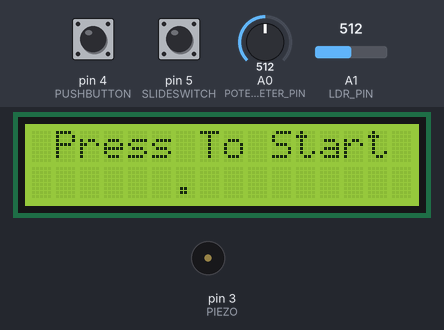
The sketch below on a simulated Arduino Uno, built with avr-gcc and run on an emulated ATmega328P. Parts: 16×2 character LCD, buzzer (waves = sounding). Inputs (shaded band) come from the test bench; at power-on: pin 4 (PUSHBUTTON) LOW, pin 5 (SLIDESWITCH) HIGH, A0 (POTENTIOMETER_PIN) = 512, A1 (LDR_PIN) = 512.

Above: at 2.2 s.
2.3 s: pin 4 (PUSHBUTTON) pulled HIGH for 1.2 s
At 4.14 s:
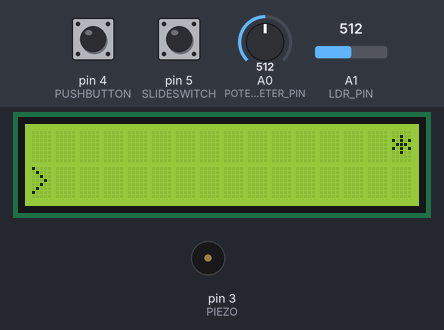
5.9 s: pin 5 (SLIDESWITCH) pulled LOW for 1.2 s
At 6.06 s:
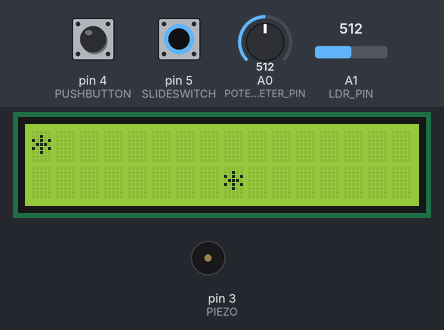
8.6 s: pin 4 (PUSHBUTTON) pulled HIGH for 3.2 s
At 11.39 s:
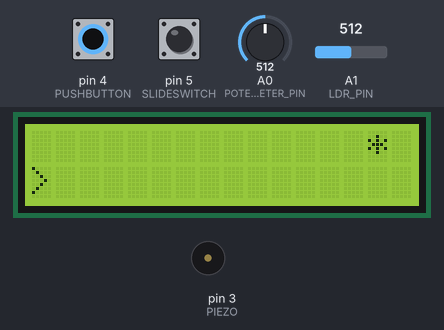
Timing chart, 0 to 16.8 s (numbered marks = the images above; inputs shaded):
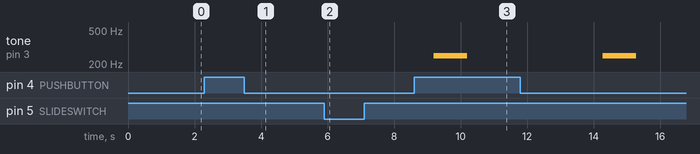

Measured:
- after the input at 2.3 s, the display: first differs from a run without the input after 1.8 s (image 1)
- after the input at 5.9 s, tone on pin 3 (PIEZO): stays silent (without the input it goes to 250 Hz after 1.3 s)

The sketch:

Simple_Car_Game.ino
```cpp
#include <LiquidCrystal.h>

int RS = 8,EN = 9,DB4 = 10,DB5 = 11,DB6 = 12,DB7 = 13;
LiquidCrystal lcd(RS,EN,DB4,DB5,DB6,DB7);

int NB_OF_COULOUMS = 16;
int NB_OF_ROWS     =  2;

int CONTRAST_PIN =   6;//Contrast pin for the LCD.
int SLIDESWITCH  =   5;//Controller switch of the game.
int PUSHBUTTON   =   4;//Starter button for the game.
int PIEZO        =   3;//Buzzer indicating "Game Over".
int TIME         = 125;//Delay time.

int POTENTIOMETER_PIN = A0;//Control the contrast of the LCD.
int LDR_PIN           = A1;//Auto-brightness option.

void setup()
{
  CONNECTIONS();//Function responsible for the connections of the component to Arduino.
  LCD_STARTUP();//Function initiating the LCD and printing "ARDUINO CAR GAME".
}

void loop()
{
  GAME_SETTINGS();//Function responsible for all settings of the game.
}

void CONNECTIONS()
{
  //OUTPUT PINS.
  pinMode(PIEZO,OUTPUT);
  pinMode(CONTRAST_PIN,OUTPUT);

  //INPUT PINS.
  pinMode(PUSHBUTTON,INPUT);
  pinMode(SLIDESWITCH,INPUT);
  pinMode(LDR_PIN,INPUT);
  pinMode(POTENTIOMETER_PIN,INPUT);
}

void LCD_STARTUP()
{
  lcd.begin(NB_OF_COULOUMS,NB_OF_ROWS);//Initialize LCD screen.
  lcd.print("ARDUINO CAR GAME");       //Print "ARDUINO CAR GAME".
  delay(1000);                         //Wait 1 second.
  lcd.clear();                         //Clear the screen
}

void GAME_SETTINGS()
{

  while(true)
  {
    int START    = digitalRead(PUSHBUTTON) ;//Variable saving the state of pushbutton pin.
    int CONTROL = digitalRead(SLIDESWITCH) ;//Variable saving the state of slide switch pin.

    LCD_BRIGHTNESS();//Function responsible for brightness control.

    lcd.setCursor(1,0);
    lcd.print("Press To Start");//print "Press To Start" at coordinate(1,0).

    lcd.setCursor(6,1);//print loadingstarting from coordinate (6,1).
    lcd.print(".");
    delay(250);
    lcd.setCursor(6,1);
    lcd.print(" ");
    lcd.setCursor(7,1);
    lcd.print(".");
    delay(250);
    lcd.setCursor(7,1);
    lcd.print(" ");
    lcd.setCursor(8,1);
    lcd.print(".");
    delay(250);
    lcd.setCursor(8,1);
    lcd.print(" ");
    delay(250);

    if(START == 1)//If the pushbutton is pressed, the game will start.
     {
       lcd.clear();//Clear the LCD screen.

       while(true)//Print the obsticales and the car position.
       {
         OBSTICALES(35,15,21,35);
         OBSTICALES(35,11,18,35);
         OBSTICALES(35,07,15,35);
         OBSTICALES(35,03,11,35);
         OBSTICALES(15,35,07,35);
         OBSTICALES(11,35,03,35);

         OBSTICALES(07,21,15,35);
         OBSTICALES(03,18,11,35);
         OBSTICALES(35,15,07,35);
         OBSTICALES(35,11,03,35);
         OBSTICALES(35,07,35,15);
         OBSTICALES(35,03,35,11);

         OBSTICALES(15,18,24,07);
         OBSTICALES(11,15,21,03);
         OBSTICALES(07,11,18,35);
         OBSTICALES(03,07,15,35);
         OBSTICALES(35,03,11,35);
         OBSTICALES(15,35,07,35);
         OBSTICALES(11,35,03,35);

         OBSTICALES(07,24,18,15);
         OBSTICALES(03,21,15,11);
         OBSTICALES(35,18,11,07);
         OBSTICALES(35,15,07,03);
         OBSTICALES(35,11,03,35);
         OBSTICALES(35,07,35,35);
         OBSTICALES(35,03,35,35);
       }
     }
  }
}

void OBSTICALES(int a,int b,int c,int d)//Function responsible for printing the objects blocking the car way.
{
  //we define 4 variables a&b for obsticales 1&2 at row 0, and c&d for obsticales 3&4 at row 1.

  int CONTROL = digitalRead(SLIDESWITCH);

  CONTROLLER_SWITCH();
  lcd.setCursor(a,0);
  lcd.print("*");
  lcd.setCursor(b,0);
  lcd.print("*");
  lcd.setCursor(c,1);
  lcd.print("*");
  lcd.setCursor(d,1);
  lcd.print("*");

  delay(TIME);

  CONTROLLER_SWITCH();
  lcd.setCursor(a,0);
  lcd.print(" ");
  lcd.setCursor(a-1,0);
  lcd.print("*");
  lcd.setCursor(b,0);
  lcd.print(" ");
  lcd.setCursor(b-1,0);
  lcd.print("*");
  lcd.setCursor(c,1);
  lcd.print(" ");
  lcd.setCursor(c-1,1);
  lcd.print("*");
  lcd.setCursor(d,1);
  lcd.print(" ");
  lcd.setCursor(d-1,1);
  lcd.print("*");

  delay(TIME);

  CONTROLLER_SWITCH();
  lcd.setCursor(a-1,0);
  lcd.print(" ");
  lcd.setCursor(a-2,0);
  lcd.print("*");
  lcd.setCursor(b-1,0);
  lcd.print(" ");
  lcd.setCursor(b-2,0);
  lcd.print("*");
  lcd.setCursor(c-1,1);
  lcd.print(" ");
  lcd.setCursor(c-2,1);
  lcd.print("*");
  lcd.setCursor(d-1,1);
  lcd.print(" ");
  lcd.setCursor(d-2,1);
  lcd.print("*");

  delay(TIME);

  CONTROLLER_SWITCH();
  lcd.setCursor(a-2,0);
  lcd.print(" ");
  lcd.setCursor(b-2,0);
  lcd.print(" ");
  lcd.setCursor(c-2,1);
  lcd.print(" ");
  lcd.setCursor(d-2,1);
  lcd.print(" ");
  lcd.setCursor(a-3,0);
  lcd.print("*");
  lcd.setCursor(b-3,0);
  lcd.print("*");
  lcd.setCursor(c-3,1);
  lcd.print("*");
  lcd.setCursor(d-3,1);
  lcd.print("*");

  delay(TIME);

  CONTROLLER_SWITCH();
  lcd.setCursor(a-3,0);
  lcd.print(" ");
  lcd.setCursor(b-3,0);
  lcd.print(" ");
  lcd.setCursor(c-3,1);
  lcd.print(" ");
  lcd.setCursor(d-3,1);
  lcd.print(" ");

  if(CONTROL == 0 && (a-3 == 0 || b-3 == 0) )//If the car at row 0,and object 1 or 2 is at position 0 the game will end.
    {
      lcd.clear();
      lcd.setCursor(5,0);
      lcd.print("Game");
      lcd.setCursor(8,1);
      lcd.print("Over");
      tone(3,250,1000);
      delay(1000);
      lcd.clear();
      GAME_SETTINGS();
    }

  else if(CONTROL == 1 && (c-3 == 0 || d-3 == 0) )//Similar to the first if statement but for row 1.
    {
      lcd.clear();
      lcd.setCursor(5,0);
      lcd.print("Game");
      lcd.setCursor(8,1);
      lcd.print("Over");
      tone(3,250,1000);
      delay(1000);
      lcd.clear();
      GAME_SETTINGS();
    }

}

void CONTROLLER_SWITCH()//Function responsible for positioning the car.
{
  int CONTROL = digitalRead(SLIDESWITCH);

  switch(CONTROL)
  {
    //If the state of the switch is 0,then print the ">" on row 0.
    case 0:lcd.setCursor(0,0);
           lcd.print(">");
           lcd.setCursor(0,1);
           lcd.print(" ");
           break;

    //If the state of the switch is 1,then print the ">" on row 1.
    case 1:lcd.setCursor(0,0);
           lcd.print(" ");
           lcd.setCursor(0,1);
           lcd.print(">");
           break;
  }
}

void LCD_BRIGHTNESS()//Function responsible for the control of the LCD.
{
  int LDR           = analogRead(LDR_PIN);
  int POTENTIOMETER = analogRead(POTENTIOMETER_PIN);

  if(POTENTIOMETER == 0)//If potentiometer pin reads 0, the LDR will be acticated.
    {
      if     (LDR<=100) analogWrite(CONTRAST_PIN,225);
      else if(LDR<=200) analogWrite(CONTRAST_PIN,200);
      else if(LDR<=780) analogWrite(CONTRAST_PIN,175);
      else if(LDR<=890) analogWrite(CONTRAST_PIN,150);
      else if(LDR<=910) analogWrite(CONTRAST_PIN,125);
      else if(LDR<=930) analogWrite(CONTRAST_PIN,100);
      else if(LDR<=940) analogWrite(CONTRAST_PIN,75);
      else if(LDR<=950) analogWrite(CONTRAST_PIN,50);
      else if(LDR<=960) analogWrite(CONTRAST_PIN,25);
      else              analogWrite(CONTRAST_PIN,0);
    }

  //Once the potentiometer pin reads >0,the contrast is controlled by it.
  else if(POTENTIOMETER<=100) analogWrite(CONTRAST_PIN,255);
  else if(POTENTIOMETER<=200) analogWrite(CONTRAST_PIN,200);
  else if(POTENTIOMETER<=300) analogWrite(CONTRAST_PIN,175);
  else if(POTENTIOMETER<=400) analogWrite(CONTRAST_PIN,150);
  else if(POTENTIOMETER<=500) analogWrite(CONTRAST_PIN,125);
  else if(POTENTIOMETER<=600) analogWrite(CONTRAST_PIN,100);
  else if(POTENTIOMETER<=700) analogWrite(CONTRAST_PIN,75);
  else if(POTENTIOMETER<=800) analogWrite(CONTRAST_PIN,50);
  else                        analogWrite(CONTRAST_PIN,0);

}
```
